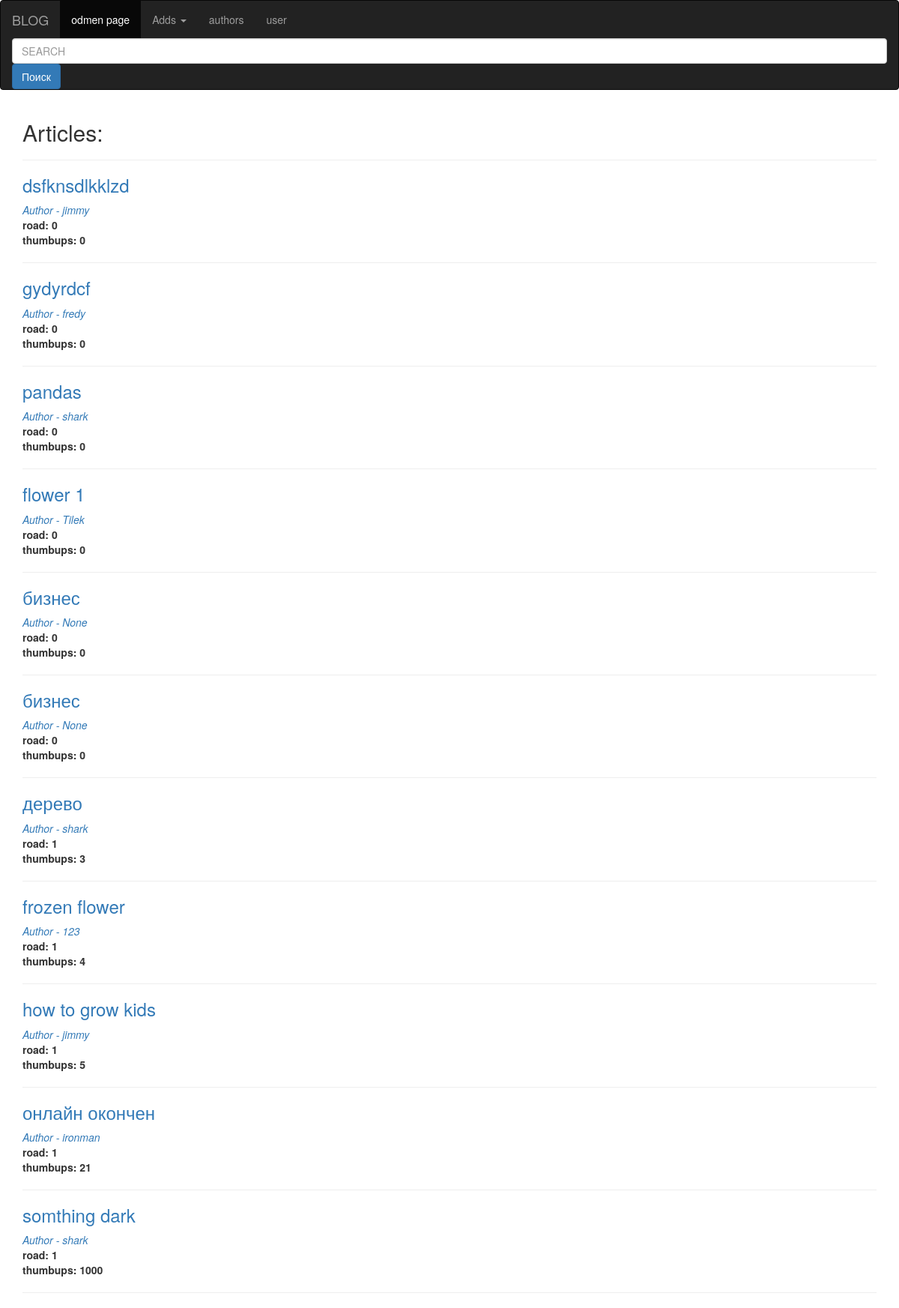
Before: / with the older database file.
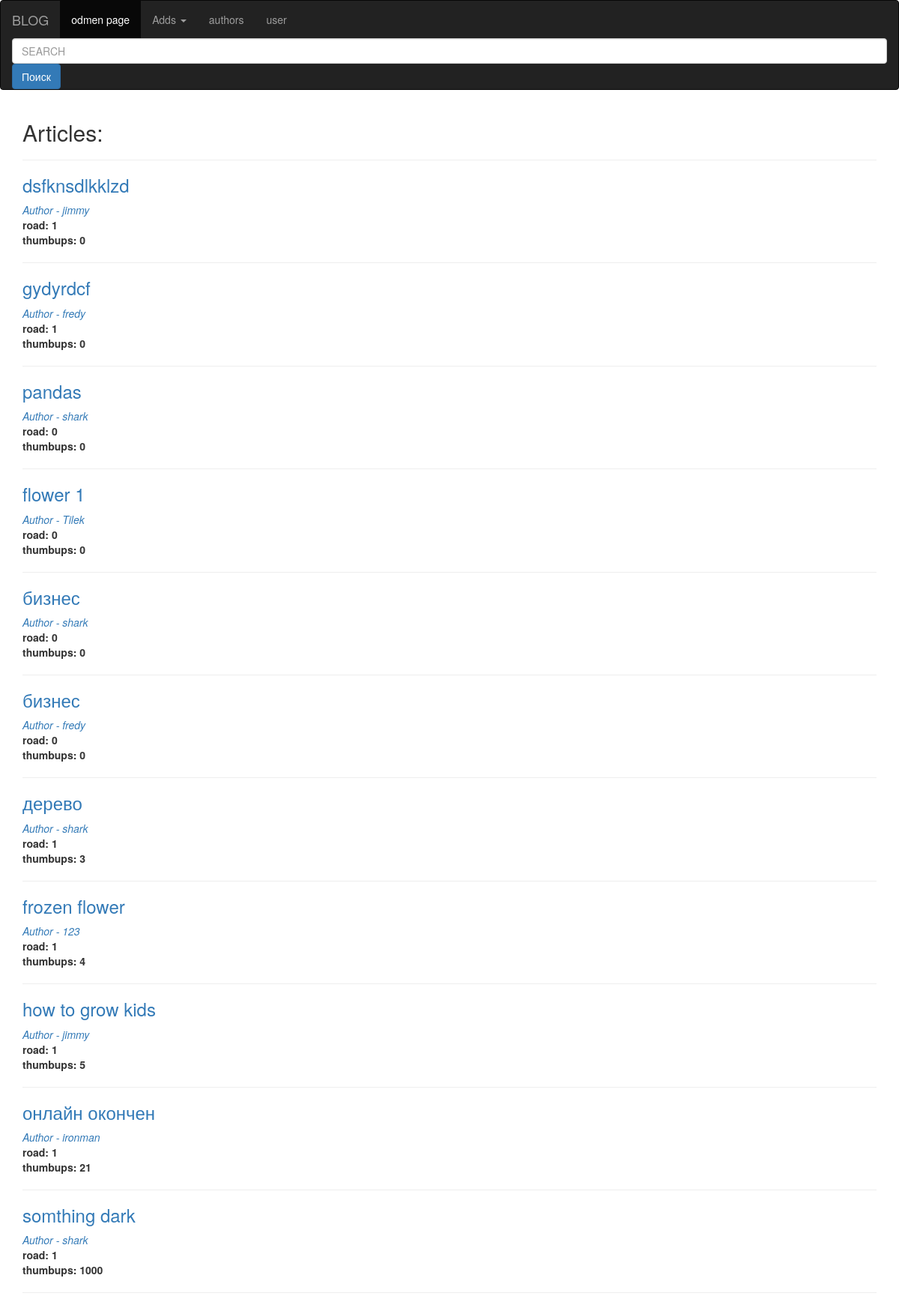
After: the same page with the newer database file.
### article/models.py (models this page shows, shortened)
class Article(models.Model):
    title = models.CharField(max_length=255)
    text = models.TextField()
    likes = models.IntegerField(default=0)
    active = models.BooleanField(default=True)
    author = models.ForeignKey(
    to=Author,
    on_delete=models.CASCADE,
    related_name="articles",
    null=True,
    blank=True
    )
    picture = models.ImageField(null=True,blank=True,upload_to="articles/" + str(datetime.today().strftime("%y%m%d")))
    dislikes = models.IntegerField(default=0)
    views = models.IntegerField(default=0)
    reposts = models.IntegerField(default=0)
    tag = models.ManyToManyField("Tag", blank = True, related_name="article")
    publication_date = models.DateTimeField(auto_now_add=True)
    update_date = models.DateTimeField(auto_now=True)
    readers = models.ManyToManyField(to=User, related_name="articles",blank=True)
    class Meta:
            verbose_name = "артикл"
            verbose_name_plural = "артиклы"
            ordering = ['-publication_date']

class Author(models.Model):
    name = models.CharField(max_length=255)
    photo = models.ImageField(upload_to="author_photo", null=True, blank=True)
    user = models.OneToOneField(to=User, on_delete=models.CASCADE, related_name="author",
    null=True, blank=True
    )
    def __str__(self):
        return self.name
    class Meta:
            verbose_name = "автор"
            verbose_name_plural = "авторы"

### article/views.py (the view, shortened to what this page needs)
# urls.py: path("",homepage, name="homepage"),
def homepage(request):
    if request.method == 'POST':
        key = request.POST.get('key_word')
        article = Article.objects.filter(Q(active=True), Q(title__contains=key)
            | Q(text__contains=key) | Q(tag__name__contains=key)
                | Q(reader__username__contains=key) | Q(comment__text__contains=key) | Q(picture__name__contains=key))
        articles = articles.objects.distinct()
    else:
        print(request.GET)
        articles = Article.objects.filter(active=True).order_by("likes")
    return render(request, "article/homepage.html", {"articles":articles})

### article/templates/article/homepage.html
{% extends "base.html" %}
{% load static %}
{%block content%}
<h2>Articles:</h2>
<hr>
{% for a in articles %}
    <h3><a href="{% url 'article' a.id %}">{{ a.title }}</a></i></h3>
    <a href="{% url 'profile' a.author.pk %}"><i> Author - {{ a.author }} </i></a>
    <br>
    <b>road: {{ a.readers.count }}</b>
    <br>
    <b>thumbups: {{ a.likes }}</b>
    <hr>
{% endfor %}
{% endblock %}

Changed rows visible on the page:
changed Article "dsfknsdlkklzd": readers.count "0" → "1"
changed Article "gydyrdcf": readers.count "0" → "1"
changed Article (number 5 of 11 on the later page): author "None" → "shark"
changed Article (number 6 of 11 on the later page): author "None" → "fredy"
